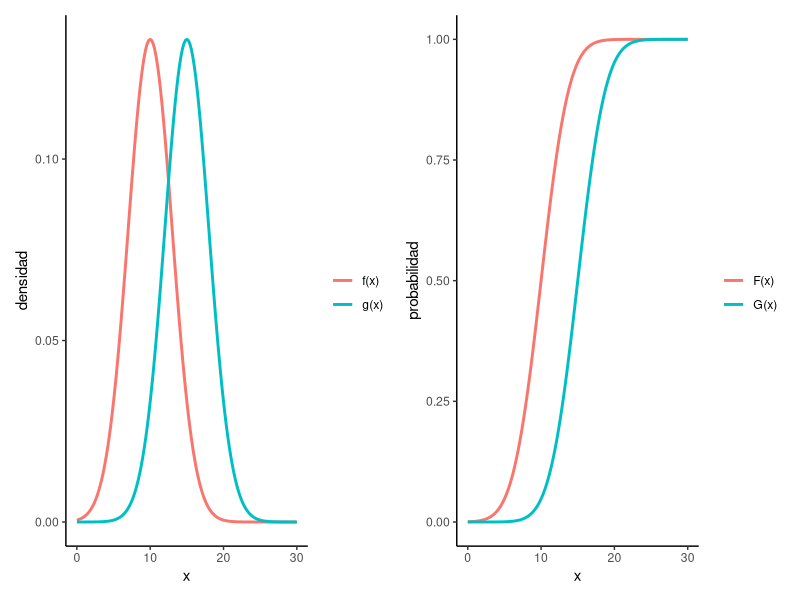

Reproduce this figure in R.
## ---- chunk 1
library(tidyverse)
library(magrittr)
options(knitr.kable.NA = '')
## ---- chunk 2
library(knitr)
library(dplyr)
library(tidyr)
datos <- data.frame(Pob1 = rpois(10, 2), Pob2 = rpois(10, 4))
kable(datos, caption = "Datos de dos poblaciones de ejemplo")
## ---- chunk 3
datos_long <- datos %>% 
gather("Pob", "Valor")
datos_long %>%
  kable(caption = "Datos de ambas poblaciones juntas")
## ---- chunk 4
datos_long <- datos_long %>% 
  mutate(Rango = rank(Valor, ties.method = "r")) %>% 
  arrange(Rango) %>% 
  mutate(Rango_Empates = rank(Valor))
kable(datos_long)
## ---- chunk 5
fig1_cap <- "Funciones de densidad [$f(x)$ y $g(x)$] y funciones de distribución
[$F(x)$ y $G(x)$] para dos variables aleatorias que se distribuyen normalmente
con $\\sigma^2=3$ y que sólo difieren en el valor de $\\mu=10$ y $\\mu=15$."
## ---- chunk 6
library(ggplot2)
funciones <- rep(seq(0, 30, by = 0.2), 2) %>% 
  tibble(x = .) %>% 
  mutate(media = rep(c(10, 15), each = length(x)/2)) %>% 
  mutate(funcion_d = factor(media, labels = c("f(x)", "g(x)")),
         funcion_p = factor(media, labels = c("F(x)", "G(x)"))) %>% 
  mutate(densidad = dnorm(x, media, 3),
         probabilidad = pnorm(x, media, 3))

p1 <- ggplot(funciones, aes(x, densidad)) +
  geom_line(aes(color = funcion_d), size = 1) +
  scale_color_discrete("") +
  theme_classic()

p2 <- ggplot(funciones, aes(x, probabilidad)) +
  geom_line(aes(color = funcion_p), size = 1) +
  scale_color_discrete("") +
  theme_classic()

library(patchwork)
p1 + p2
## ---- chunk 7
datos_ejemplo2 <- data.frame(Machos = c(15, 10, 14, 17, 16, 11, 15, 20, 13, rep(NA, 5)),
           Hembras = c(9, 8, 5, 5, 5, 9, 9, 10, 13, 13, 15, 5, 12,6))
knitr::kable(datos_ejemplo2, caption = "Largo total (cm) de las
raneyas consumidas por machos y hembras del lobo marino")
## ---- chunk 8
rank_ejemplo2 <- datos_ejemplo2 %>% 
  gather(Sexo, LT) %>% 
  na.omit() %>% 
  mutate(R_i = rank(LT), 
         dup = duplicated(R_i)) %>% 
  arrange(R_i) 

rank_ejemplo2 <- rank_ejemplo2 %>% 
  group_by(R_i) %>% 
  summarise(e = sum(n()^3-n())) %>% 
  right_join(rank_ejemplo2) %>% 
  mutate(e = ifelse(dup, 0, e)) %>% 
  select(Sexo, LT, R_i, e)
  
knitr::kable(rank_ejemplo2)
## ---- chunk 9
wilcox.test(datos_ejemplo2$Machos, datos_ejemplo2$Hembras, alternative = "greater")
## ---- chunk 10
pichones <- tribble(
  ~ X , ~ Y ,
 96 , 91 ,
 65 , 77 ,
 80 , 71 ,
 72 , 87 ,
 76 , 77 ,
 72 , 72 ,
 81 , 88 ,
 88 , 86 ,
 90 , 91 ,
 64 , 68 ,
 77 , 71 ,
 65 , 70 
)

pichones %$% wilcox.test(X, Y, alternative = "less", paired = TRUE)

